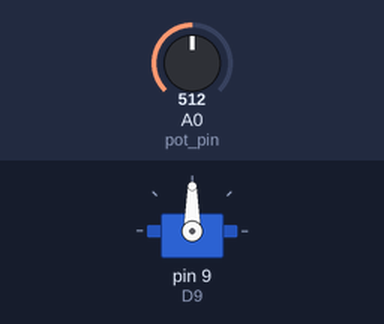
Bench run of a sketch on a simulated Arduino Uno, built with avr-gcc and run on an emulated ATmega328P. Shown: servo. The test bench sets the inputs (shaded band); at power-on: A0 (pot_pin) = 512.

Above: at 1.2 s.
1.3 s: A0 (pot_pin) set to 716
At 2.0 s:
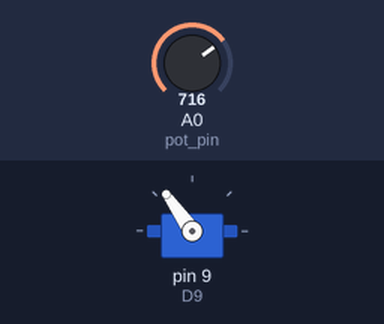
2.8 s: A0 (pot_pin) set to 900
At 4.0 s:
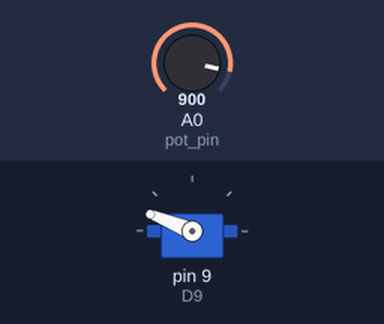
4.3 s: A0 (pot_pin) set to 1023
At 5.4 s:
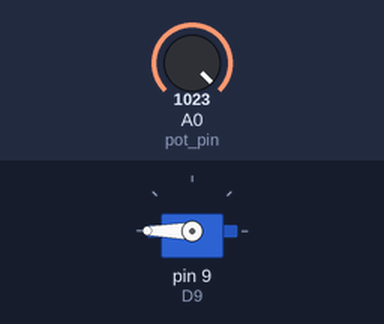
5.8 s: A0 (pot_pin) set to 306
At 6.3 s:
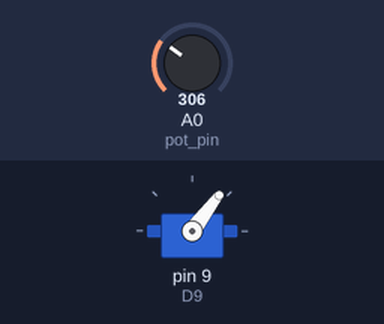
7.3 s: A0 (pot_pin) set to 170
At 7.7 s:
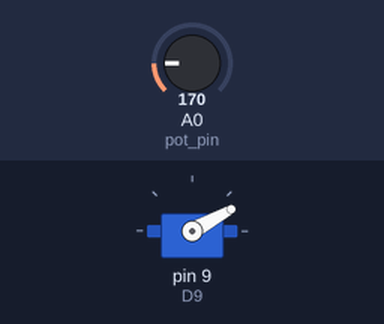
Timing chart, 0 to 9.8 s (numbered marks = the images above; inputs shaded):
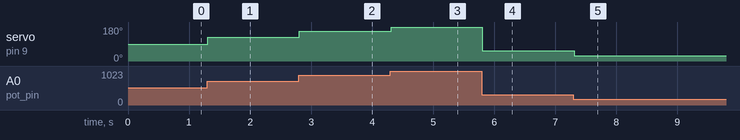

Measured:
- after the input at 1.3 s, servo on pin 9 (D9): 90° → 125° at once
- after the input at 2.8 s, servo on pin 9 (D9): 125° → 158° at once
- after the input at 4.3 s, servo on pin 9 (D9): 158° → 180° at once
- after the input at 5.8 s, servo on pin 9 (D9): 180° → 53° at once
- after the input at 7.3 s, servo on pin 9 (D9): 53° → 29° at once

The sketch:

rudder_indicator.ino
```cpp
#include <Servo.h> // add servo library

#define A0 0            // Analog pin used to connect the potentiometer
#define D9 9            // Digital pin used to connect the servo
#define POT_MAX 1023    // Maximum value of the potentiometer
#define POT_MIN 0       // Minimum value of the potentiometer
#define SERVO_MAX 180   // Maximum value of the servo
#define SERVO_MIN 0     // Minimum value of the servo
#define MILLISECONDS 15 // Amount of time for the servo to update postion

// create servo object to control a servo
Servo needle_indicator;

int pot_pin = A0;
int pot_value = 0;
int servo_position = 0;

void setup()
{
    // Initialize the servo pin
    needle_indicator.attach(D9);
}

void loop()
{
    pot_value = analogRead(pot_pin);

    /* Assign 'servo_postion' by scaling 'pot_value' to a value between
     * SERVO_MIN and SERVO_MAX */
    servo_position = map(pot_value, POT_MIN, POT_MAX, SERVO_MIN, SERVO_MAX);

    // Set the servo position
    needle_indicator.write(servo_position);

    // Wait for servo to reach the new position
    delay(MILLISECONDS);
}
```
